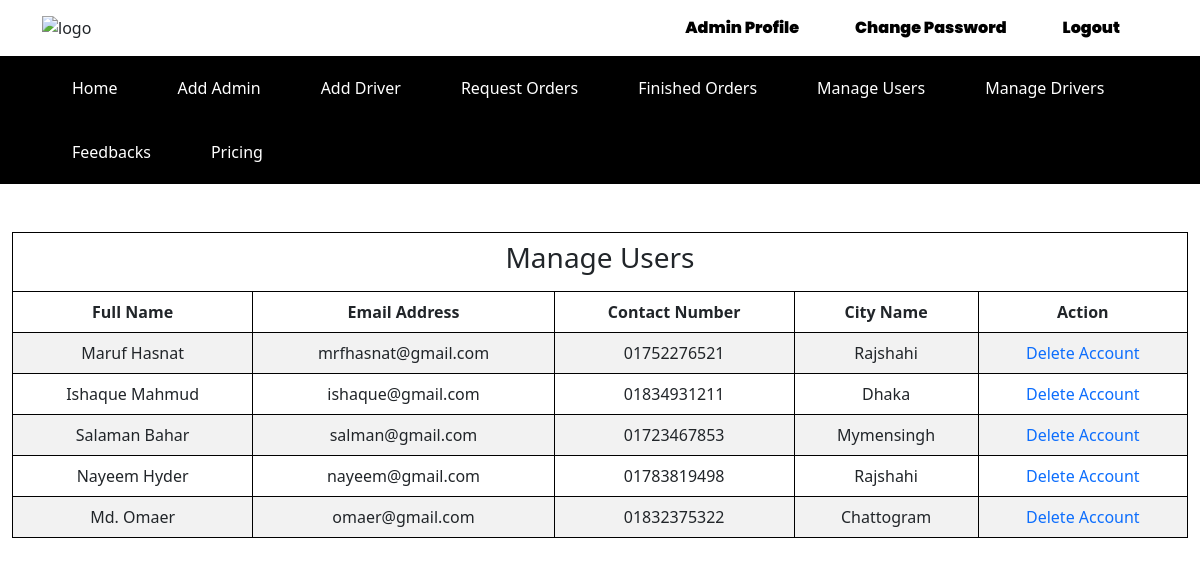
The page /admin/manage-users.php (signed in) on the database its author committed.
### tables this page shows
CREATE TABLE `users` (
  `id` int(50) NOT NULL,
  `fullname` varchar(50) NOT NULL,
  `contact` int(11) NOT NULL,
  `city` varchar(100) NOT NULL,
  `email` varchar(100) NOT NULL,
  `password` varchar(100) NOT NULL,
  `re-password` varchar(100) NOT NULL,
  `datetime` timestamp NOT NULL DEFAULT current_timestamp()
);

### admin/manage-users.php (the view, shortened to what this page needs)
<?php
    require_once 'header.php';
?>
<div class="basic-price-table">
    <div class="container-fluid">
        <div class="row">
            <div class="col-md-12">
                <table class="table table-bordered table-striped table-hover mt-5 mb-5">
                    <thead>
                        <tr>
                            <td colspan="9">
                                <h3>Manage Users</h3>
                            </td>
                        </tr>
                        <tr>
                            <th scope="col">Full Name</th>
                            <th scope="col">Email Address</th>
                            <th scope="col">Contact Number</th>
                            <th scope="col">City Name</th>
                            <th scope="col">Action</th>
                        </tr>
                    </thead>
                    <tbody>
                        <?php
                                $result = mysqli_query($connect, "SELECT * FROM `users`");
                                while($row = mysqli_fetch_assoc($result)){
                                ?>
                        <tr>
                            <td><?= $row['fullname'] ?></td>
                            <td><?= $row['email'] ?></td>
                            <td>0<?= $row['contact'] ?></td>
                            <td><?= $row['city'] ?></td>
                            <td><a style="text-decoration: none;"
                                    href="delete.php?user-delete=<?= base64_encode($row['id']) ?>"
                                    onclick="return confirm('Are You Sure To Delete?')">Delete Account</a></td>
                        </tr>
                        <?php
                                } ?>
                    </tbody>
                </table>
            </div>
        </div>
    </div>
</div>
</body>
</html>

### css/style.css (style rules this page uses)
table tr, table th, table td { border: 1px solid #000; text-align: center; border-collapse: collapse; }

### rows shown on the page
users: fullname "Maruf Hasnat", email "mrfhasnat@gmail.com", contact "1752276521", city "Rajshahi"
users: fullname "Ishaque Mahmud", email "ishaque@gmail.com", contact "1834931211", city "Dhaka"
users: fullname "Salaman Bahar", email "salman@gmail.com", contact "1723467853", city "Mymensingh"
users: fullname "Nayeem Hyder", email "nayeem@gmail.com", contact "1783819498", city "Rajshahi"
users: fullname "Md. Omaer", email "omaer@gmail.com", contact "1832375322", city "Chattogram"
